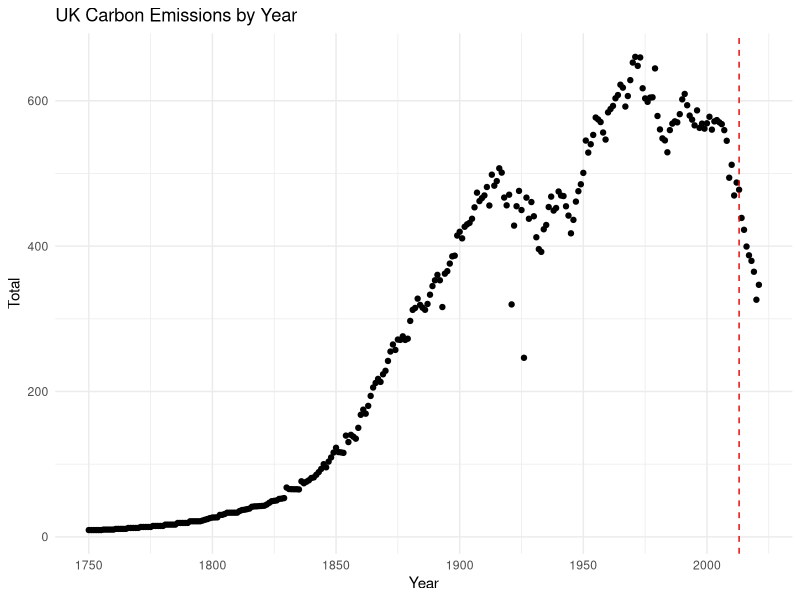
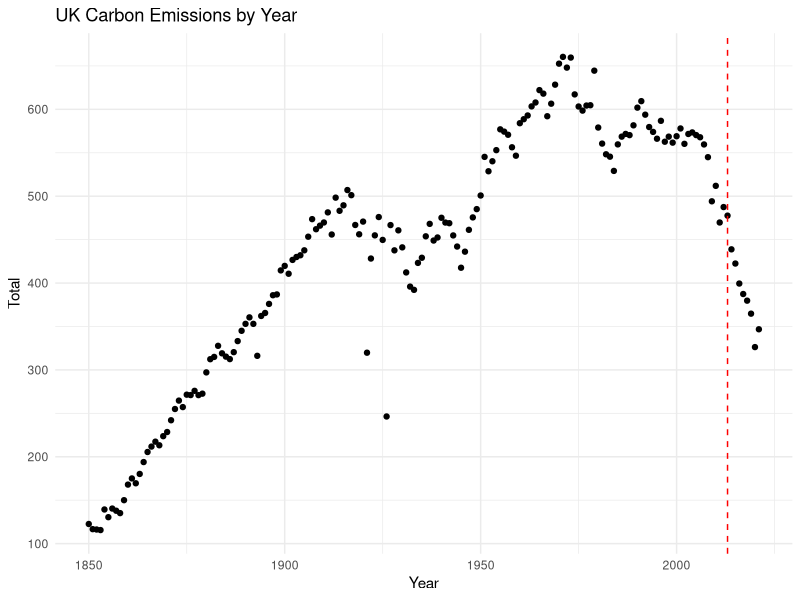

These figures' R source, in order:
## ---- chunk 1
library(tidyverse)
library(here)
## ---- chunk 2
# read in CSV of UK data
uk_carbon_data <- read_csv(here("data", "carbon_data_uk.csv"))
## ---- chunk 3
# explore via visualization
ggplot(uk_carbon_data, aes(x = Year,
                           y = Total)) +
  geom_point() +
  geom_vline(xintercept = 2013,
             color = "red",
             linetype = "dashed") +
  theme_minimal() +
  labs(title = "UK Carbon Emissions by Year")
## ---- chunk 4
# filter to only data from 1850
uk_carbon_scope <- uk_carbon_data %>%
  filter(Year >= 1850)

ggplot(uk_carbon_scope, aes(x = Year,
                           y = Total)) +
  geom_point() +
  geom_vline(xintercept = 2013,
             color = "red",
             linetype = "dashed") +
  theme_minimal() +
  labs(title = "UK Carbon Emissions by Year")
